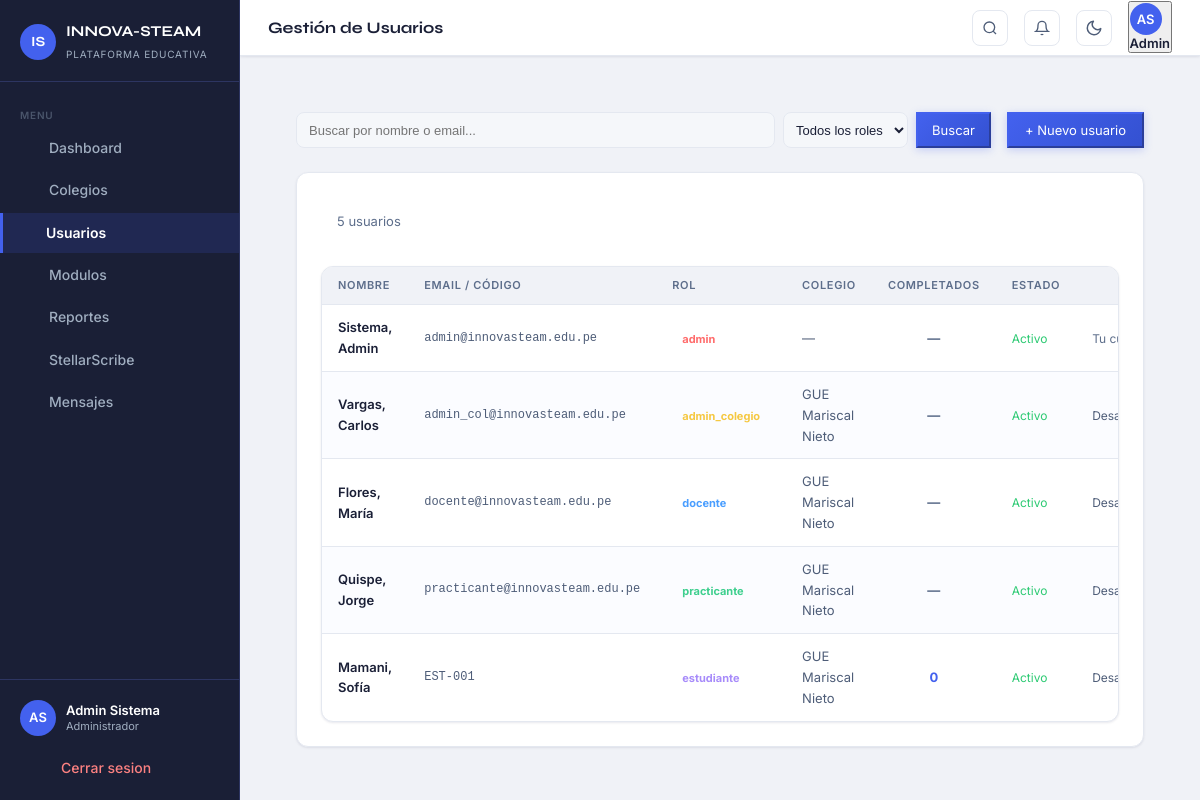
The app's page /admin/usuarios.php (signed in) with its own data.
### tables this page shows
CREATE TABLE usuarios (
  id              INT UNSIGNED AUTO_INCREMENT PRIMARY KEY,
  nombre          VARCHAR(100) NOT NULL,
  apellido        VARCHAR(100) NOT NULL,
  email           VARCHAR(180) UNIQUE,
  codigo_acceso   VARCHAR(30)  UNIQUE,
  password_hash   VARCHAR(255) NOT NULL,
  rol             ENUM('admin','admin_colegio','docente','practicante','estudiante') NOT NULL,
  colegio_id      INT UNSIGNED,
  universidad     VARCHAR(200),
  telefono_tutor  VARCHAR(30),
  activo          TINYINT(1)   NOT NULL DEFAULT 1,
  created_at      TIMESTAMP    NOT NULL DEFAULT CURRENT_TIMESTAMP,
  CONSTRAINT fk_usuarios_colegio FOREIGN KEY (colegio_id) REFERENCES colegios(id) ON DELETE SET NULL
);

CREATE TABLE colegios (
  id          INT UNSIGNED AUTO_INCREMENT PRIMARY KEY,
  nombre      VARCHAR(200)  NOT NULL,
  distrito    VARCHAR(100)  NOT NULL,
  ugel_codigo VARCHAR(30)   NOT NULL,
  director    VARCHAR(150),
  telefono    VARCHAR(30),
  activo      TINYINT(1)    NOT NULL DEFAULT 1,
  created_at  TIMESTAMP     NOT NULL DEFAULT CURRENT_TIMESTAMP
);

### includes/config.php (called while the page is built, shortened)
<?php
function currentUser(): array
{
    return $_SESSION['usuario'] ?? [];
}
function currentRole(): string
{
    return $_SESSION['rol'] ?? '';
}
function currentUserId(): int
{
    return (int)($_SESSION['user_id'] ?? 0);
}
function sanitize(string $val): string
{
    return htmlspecialchars(trim($val), ENT_QUOTES, 'UTF-8');
}

### admin/usuarios.php (the view, shortened to what this page needs)
<?php
require_once __DIR__ . '/../includes/config.php';
$pdo = getDB();
$q         = $_GET['q']   ?? '';
$page      = max(1, (int)($_GET['page'] ?? 1));
$perPage   = 50;
$offset    = ($page - 1) * $perPage;
$where  = '1=1';
$params = [];
$cntStmt = $pdo->prepare("SELECT COUNT(*) FROM usuarios u WHERE $where");
$cntStmt->execute($params);
$totalFiltered = (int)$cntStmt->fetchColumn();
$usuariosStmt = $pdo->prepare("
    SELECT u.*, col.nombre as colegio_nombre,
           (SELECT COUNT(*) FROM progreso_estudiante pe WHERE pe.estudiante_id=u.id AND pe.completado=1) as completados
    FROM usuarios u
    LEFT JOIN colegios col ON col.id=u.colegio_id
    WHERE $where
    ORDER BY u.rol, u.apellido, u.nombre
    LIMIT $perPage OFFSET $offset
");
$usuariosStmt->execute($params);
$usuarios = $usuariosStmt->fetchAll();
$pageTitle = 'Gestión de Usuarios';
$activeNav = 'usuarios';
require_once __DIR__ . '/../includes/header.php';
?>
<div class="page-content">
  <div style="display:flex; gap:16px; margin-bottom:24px; flex-wrap:wrap;">
    <form method="GET" style="display:flex; gap:8px; flex:1; min-width:200px;">
      <input type="search" name="q" id="buscar-usuarios" value="<?= sanitize($q) ?>" placeholder="Buscar por nombre o email..."
        style="flex:1; background:var(--bg-elevated); border:1px solid var(--bg-border); color:var(--text-primary); border-radius:8px; padding:8px 12px; font-size:13px;">
      <select id="filtro-rol" name="rol" style="background:var(--bg-elevated); border:1px solid var(--bg-border); color:var(--text-primary); border-radius:8px; padding:8px; font-size:13px;">
        <option value="">Todos los roles</option>
      </select>
      <button type="submit" class="btn-primary" style="padding:8px 14px; font-size:13px;">Buscar</button>
    </form>
    <button onclick="document.getElementById('modal-crear').style.display='flex'" class="btn-primary" style="padding:8px 16px; font-size:13px;">
      + Nuevo usuario
    </button>
  </div>
  <div class="card">
    <div class="card-header" style="padding:14px 16px">
      <span style="font-size:13px;color:var(--text-muted)">
        <?= number_format($totalFiltered) ?> usuarios
      </span>
    </div>
    <div class="table-wrapper">
      <table>
        <thead>
          <tr>
            <th>Nombre</th>
            <th>Email / Código</th>
            <th>Rol</th>
            <th>Colegio</th>
            <th style="text-align:center">Completados</th>
            <th>Estado</th>
            <th></th>
          </tr>
        </thead>
        <tbody>
          <?php
          $rColors = ['admin'=>'var(--coral)','admin_colegio'=>'var(--gold)','docente'=>'var(--blue)','practicante'=>'var(--green)','estudiante'=>'var(--purple)','apoderado'=>'var(--teal)'];
          foreach ($usuarios as $u):
          ?>
          <tr style="opacity:<?= $u['activo']?1:0.5 ?>">
            <td style="font-weight:600"><?= sanitize($u['apellido'].', '.$u['nombre']) ?></td>
            <td style="font-size:12px;color:var(--text-secondary);font-family:monospace">
              <?= sanitize($u['email'] ?? $u['codigo_acceso'] ?? '—') ?>
            </td>
            <td>
              <span style="background:<?= $rColors[$u['rol']] ?>22;color:<?= $rColors[$u['rol']] ?>;border:1px solid <?= $rColors[$u['rol']] ?>44;padding:2px 10px;border-radius:20px;font-size:11px;font-weight:700">
                <?= $u['rol'] ?>
              </span>
            </td>
            <td style="color:var(--text-secondary);font-size:13px"><?= sanitize($u['colegio_nombre'] ?? '—') ?></td>
            <td style="text-align:center;font-weight:700;color:<?= $u['rol']==='estudiante' ? 'var(--accent)' : 'var(--text-muted)' ?>">
              <?= $u['rol']==='estudiante' ? $u['completados'] : '—' ?>
            </td>
            <td><span style="color:<?= $u['activo']?'var(--success)':'var(--danger)' ?>;font-size:12px"><?= $u['activo']?'Activo':'Inactivo' ?></span></td>
            <td>
              <?php if ((int)$u['id'] === currentUserId()): ?>
                <span style="color:var(--text-muted);font-size:12px">Tu cuenta</span>
              <?php else: ?>
              <form method="POST" style="display:inline" data-no-loading
                    onsubmit="return confirm('¿Cambiar estado del usuario?')">
                <button type="submit"
                        style="background:none;border:none;padding:0;cursor:pointer;color:var(--text-secondary);font-size:12px;font-family:inherit">
                  <?= $u['activo'] ? 'Desactivar' : 'Activar' ?>
                </button>
              </form>
              <?php endif; ?>
            </td>
          </tr>
          <?php endforeach; ?>
        </tbody>
      </table>
    </div>
  </div>
</div>
<?php require_once __DIR__ . '/../includes/footer.php'; ?>

### includes/header.php (shortened to what this page needs)
<?php
$user     = currentUser();
$rol      = currentRole();
$initials = strtoupper(substr($user['nombre'] ?? 'U', 0, 1) . substr($user['apellido'] ?? '', 0, 1));
$rolLabel = match ($rol) {
    'admin'         => 'Administrador',
    'admin_colegio' => 'Director',
    'docente'       => 'Docente',
    'practicante'   => 'Practicante',
    'estudiante'    => 'Estudiante',
    'apoderado'     => 'Apoderado',
    default         => ucfirst($rol),
};
?>
<!DOCTYPE html>
<html lang="es">
<head>
  <link rel="stylesheet" href="<?= BASE_URL ?>/assets/css/stellar.css"/>
  <link rel="stylesheet" href="<?= BASE_URL ?>/assets/css/sidebar.css"/>
  <link rel="stylesheet" href="<?= BASE_URL ?>/assets/css/motion.css"/>
</head>
<body>
<div class="layout">
  <aside class="sidebar" id="sidebar">
    <div class="sidebar-brand">
      <div class="brand-mark">IS</div>
      <div class="brand-text">
        <span class="brand-name">INNOVA-STEAM</span>
        <span class="brand-sub">Plataforma Educativa</span>
      </div>
    </div>
    <nav class="sidebar-nav">
      <span class="nav-section-label">Menu</span>
      <?php foreach ($navItems as $item): ?>
      <a href="<?= $item['href'] ?>"
         class="nav-item <?= $activeNav === $item['key'] ? 'active' : '' ?>">
        <i data-lucide="<?= $item['icon'] ?>"></i>
        <span><?= $item['label'] ?></span>
      </a>
      <?php endforeach; ?>
    </nav>
    <div class="sidebar-footer">
      <div class="sidebar-user">
        <div class="user-avatar"><?= $initials ?></div>
        <div class="user-info">
          <p class="user-name"><?= sanitize(trim(($user['nombre'] ?? '') . ' ' . ($user['apellido'] ?? ''))) ?></p>
          <p class="user-role"><?= $rolLabel ?></p>
        </div>
      </div>
      <a href="<?= BASE_URL ?>/logout.php" class="nav-item nav-item-danger">
        <i data-lucide="log-out"></i>
        <span>Cerrar sesion</span>
      </a>
    </div>
  </aside>
  <div class="main-content" id="main-content">
    <header class="topbar" x-data="{ userOpen: false, notifOpen: false, notifCount: 0, notifs: [] }"
            x-init="
              fetch('<?= BASE_URL ?>/api/notificaciones.php?action=list')
                .then(r=>r.json()).then(d=>{notifCount=d.unread||0;notifs=d.items||[]})
                .catch(()=>{});
            ">
      <h1 class="topbar-title"><?= sanitize($pageTitle) ?></h1>
      <button onclick="openSearch()" class="topbar-icon-btn" title="Buscar (Ctrl+K)" aria-label="Buscar" style="margin-left:auto">
        <svg xmlns="http://www.w3.org/2000/svg" width="16" height="16" viewBox="0 0 24 24" fill="none" stroke="currentColor" stroke-width="2"><circle cx="11" cy="11" r="8"/><line x1="21" y1="21" x2="16.65" y2="16.65"/></svg>
      </button>
      <div style="position:relative" x-data>
        <button @click="notifOpen = !notifOpen" @click.away="notifOpen = false"
                class="topbar-icon-btn" title="Notificaciones" aria-label="Notificaciones" style="position:relative">
          <svg xmlns="http://www.w3.org/2000/svg" width="16" height="16" viewBox="0 0 24 24" fill="none" stroke="currentColor" stroke-width="2"><path d="M18 8A6 6 0 0 0 6 8c0 7-3 9-3 9h18s-3-2-3-9"/><path d="M13.73 21a2 2 0 0 1-3.46 0"/></svg>
        </button>
      </div>
      <button id="theme-toggle" onclick="toggleTheme()" class="topbar-icon-btn" title="Modo oscuro/claro" aria-label="Cambiar tema">
        <svg class="theme-icon-moon" xmlns="http://www.w3.org/2000/svg" width="18" height="18" viewBox="0 0 24 24" fill="none" stroke="currentColor" stroke-width="2" stroke-linecap="round" stroke-linejoin="round"><path d="M21 12.79A9 9 0 1 1 11.21 3 7 7 0 0 0 21 12.79z"/></svg>
      </button>
      <div class="topbar-actions" style="position:relative">
        <button @click="userOpen = !userOpen" @click.away="userOpen = false"
                class="topbar-user-btn" style="display:flex;align-items:center;gap:8px;background:transparent;border:none;cursor:pointer;padding:4px 8px;border-radius:8px;transition:background .15s"
                :style="userOpen ? 'background:var(--bg-hover)' : ''">
          <div class="user-avatar" style="width:32px;height:32px;font-size:13px"><?= $initials ?></div>
          <span style="font-size:13px;font-weight:600;color:var(--text-primary);max-width:120px;white-space:nowrap;overflow:hidden;text-overflow:ellipsis"><?= sanitize($user['nombre'] ?? '') ?></span>
        </button>
      </div>
    </header>
    <main class="page-content" id="contenido" tabindex="-1">

### assets/css/stellar.css (style rules this page uses)
:root { --bg-page: #f0f2f7; --bg-surface: #ffffff; --bg-card: #ffffff; --bg-input: #f8f9fc; --bg-muted: #f0f2f7; --bg-border: #e4e8f0; --bg-hover: #f5f7fa; --text-primary: #1a1f36; --text-secondary: #4e5d78; --text-muted: #5d6e8b; --text-inverse: #ffffff; --accent: #4361ee; --accent-hover: #3451d1; --accent-light: rgba(67, 97, 238, .10); --accent-border: rgba(67, 97, 238, .30); --success: #2dca73; --success-light: rgba(45, 202, 115, .10); --danger: #f5365c; --danger-light: rgba(245, 54, 92, .10); --warning: #fb8c00; --warning-light: rgba(251, 140, 0, .10); --info: #4361ee; --info-light: rgba(67, 97, 238, .10); --star-color: #f6a609; --gold: #f5c842; --bg-elevated: #f5f7fa; --sidebar-bg: #1a1f36; --sidebar-surface: #222840; --sidebar-border: #2d3561; --sidebar-text: #a0aec0; --sidebar-active: #ffffff; --blue: #4a9eff; --green: #3ecf8e; --purple: #a78bfa; --coral: #ff6b6b; --teal: #06b6d4; --sidebar-width: 240px; --radius-sm: 8px; --radius: 12px; --radius-lg: 16px; --shadow-sm: 0 1px 3px rgba(16, 24, 64, .06), 0 1px 2px rgba(16, 24, 64, .04); --shadow: 0 4px 16px rgba(16, 24, 64, .10); --shadow-lg: 0 8px 32px rgba(16, 24, 64, .14); --transition: 150ms ease; }
*, *::before, *::after { box-sizing: border-box; margin: 0; padding: 0; }
html { scroll-behavior: smooth; -webkit-text-size-adjust: 100%; }
body { background: var(--bg-page); color: var(--text-primary); font-family: 'Inter', system-ui, -apple-system, sans-serif; font-size: 14px; line-height: 1.6; min-height: 100vh; -webkit-font-smoothing: antialiased; -moz-osx-font-smoothing: grayscale; }
a { color: var(--accent); text-decoration: none; }
button { cursor: pointer; font-family: inherit; }
h1, h2, h3, h4 { font-family: 'Syne', sans-serif; font-weight: 700; line-height: 1.25; color: var(--text-primary); }
h1 { font-size: 2rem; }
p { color: var(--text-secondary); line-height: 1.7; }
.card { background: var(--bg-card); border: 1px solid var(--bg-border); border-radius: var(--radius); padding: 24px; box-shadow: var(--shadow-sm); position: relative; transition: box-shadow var(--transition), transform var(--transition); }
.card-header { display: flex; align-items: center; justify-content: space-between; margin-bottom: 20px; gap: 12px; }
.btn-primary { background: var(--accent); color: #ffffff; border-color: var(--accent); }
.table-wrapper { width: 100%; overflow-x: auto; background: var(--bg-card); border: 1px solid var(--bg-border); border-radius: var(--radius); box-shadow: var(--shadow-sm); }
table { width: 100%; border-collapse: collapse; font-size: 13px; }
thead { background: var(--bg-muted); }
thead th { padding: 10px 16px; text-align: left; font-size: 11px; font-weight: 600; text-transform: uppercase; letter-spacing: 0.06em; color: var(--text-muted); border-bottom: 1px solid var(--bg-border); white-space: nowrap; }
tbody tr { border-bottom: 1px solid var(--bg-border); transition: background var(--transition); }
tbody tr:last-child { border-bottom: none; }
tbody tr:nth-child(even) { background: rgba(67, 97, 238, .018); }
tbody td { padding: 12px 16px; color: var(--text-secondary); vertical-align: middle; }
tbody td:first-child { color: var(--text-primary); font-weight: 500; }
.user-avatar { width: 36px; height: 36px; border-radius: 50%; background: var(--accent); color: #ffffff; display: flex; align-items: center; justify-content: center; font-size: 13px; font-weight: 600; flex-shrink: 0; user-select: none; text-transform: uppercase; }
.page-content > * { animation: fadeUp .38s cubic-bezier(.22,1,.36,1) both; }
.page-content > *:nth-child(1) { animation-delay: .04s; }
.page-content > *:nth-child(2) { animation-delay: .08s; }
.card { transition: box-shadow .22s ease, transform .22s ease, border-color .22s ease; }
.nav-item { transition: background .18s ease, color .18s ease, border-color .18s ease; }
.btn-primary { background: linear-gradient(135deg, #4361ee 0%, #3451d1 100%); box-shadow: 0 2px 8px rgba(67,97,238,.25); }
* { scrollbar-width: thin; scrollbar-color: var(--bg-border) transparent; }
body, .card, .stat-card, .topbar, .table-wrapper, .table-wrap, .sidebar, .main-content { transition: background-color .25s ease, border-color .2s ease, color .2s ease; }
html:not([data-theme="dark"]) .theme-icon-moon { display: block !important; }

### records on screen
usuarios: initials "AS", nombre+apellido "Admin Sistema", nombre "Admin", apellido+nombre "Sistema, Admin", email "admin@innovasteam.edu.pe", rol "admin", colegio_nombre "—", activo "Activo", shows "Tu…"
usuarios: apellido+nombre "Vargas, Carlos", email "admin_col@innovasteam.edu.pe", rol "admin_colegio", colegio.nombre "GUE Mariscal Nieto", activo "Activo"
usuarios: apellido+nombre "Flores, María", email "docente@innovasteam.edu.pe", rol "docente", colegio.nombre "GUE Mariscal Nieto", activo "Activo"
usuarios: apellido+nombre "Quispe, Jorge", email "practicante@innovasteam.edu.pe", rol "practicante", colegio.nombre "GUE Mariscal Nieto", activo "Activo"
usuarios: apellido+nombre "Mamani, Sofía", codigo_acceso "EST-001", rol "estudiante", colegio.nombre "GUE Mariscal Nieto", completados "0", activo "Activo"

### other values on screen
$item['label'] "Dashboard"
$item['label'] "Colegios"
$item['label'] "Usuarios"
$item['label'] "Modulos"
$item['label'] "Reportes"
$item['label'] "StellarScribe"
$item['label'] "Mensajes"
$rolLabel "Administrador"
$pageTitle "Gestión de Usuarios"
$totalFiltered "5"
